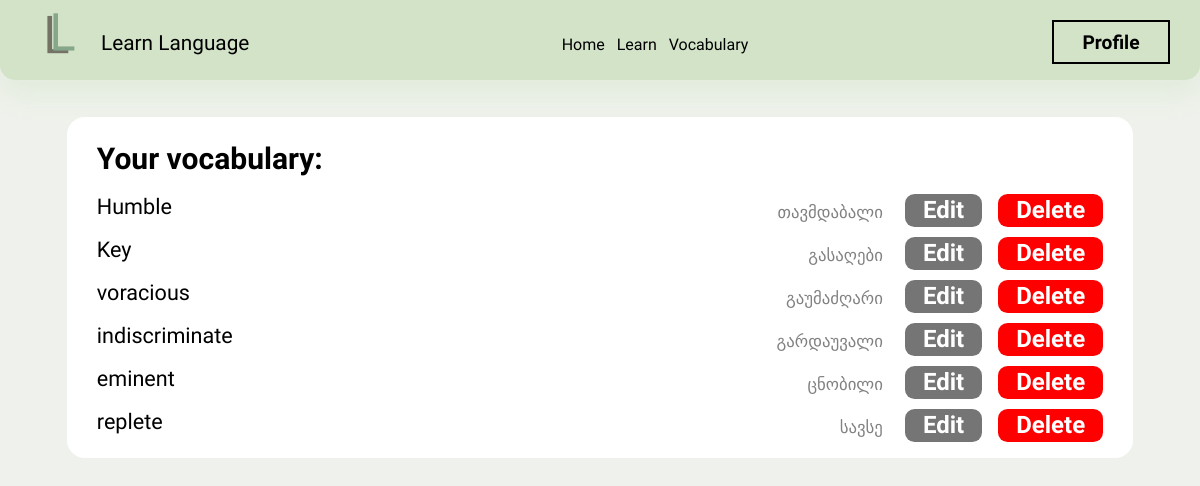
Page /vocabulary/ (signed in) on the earlier database version.
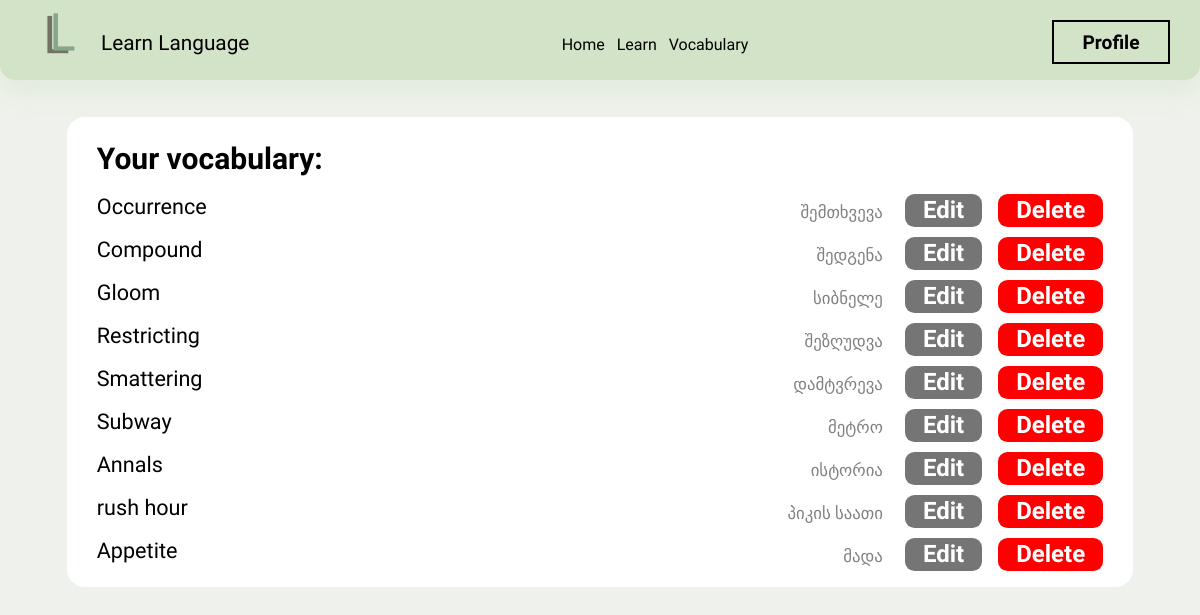
Same page on the later database version.
### LL/models.py (models this page shows, shortened)
class Word(models.Model):
    user = models.ForeignKey(User, on_delete=models.CASCADE, related_name="word_for_user")
    word = models.CharField(max_length=100)
    learned = models.BooleanField(default=False)
    meaning = models.CharField(max_length=100, default="")

### LL/views.py (the view)
# urls.py: path('vocabulary/', views.vocabulary, name="vocabulary"),
def vocabulary(request):
    words = Word.objects.all().filter(user=request.user)
    return render(request, "vocab.html", {
        "words": words
    })

### LL/templates/vocab.html (shortened to what this page needs)
{% extends 'layout.html' %}
{% load static %}
{% block header %}
    <link href="{% static 'css/vocab.css' %}" rel="stylesheet">
{% endblock %}
{% block body %}
    <div class="words-list">
        <h1 class="words-list-header">Your vocabulary:</h1>
        {% for word in words %}
            <div class="word-list-list">
                <h1 class="word-list-list-word">{{ word.word }}</h1>
                <div class="word-list-list-buttons">
                    <h1 class="word-list-list-translation">{{ word.meaning }}</h1>
                    <button class="word-list-list-button2" onclick="open_edit_div(`{{word.word}}`, `{{word.meaning}}`)">Edit</button>
                    <button class="word-list-list-button1" onclick="delete_word(`{{ word.word }}`, `{{word.pk}}`)">Delete</button>
                </div>
            </div>
        {% endfor %}
    </div>
{% endblock %}

Differences in the rows shown:
removed Word: word "Humble", meaning "თავმდაბალი"
removed Word: word "Key", meaning "გასაღები"
removed Word: word "voracious", meaning "გაუმაძღარი"
removed Word: word "indiscriminate", meaning "გარდაუვალი"
removed Word: word "eminent", meaning "ცნობილი"
removed Word: word "replete", meaning "სავსე"
added Word: word "Occurrence", meaning "შემთხვევა"
added Word: word "Compound", meaning "შედგენა"
added Word: word "Gloom", meaning "სიბნელე"
added Word: word "Restricting", meaning "შეზღუდვა"
added Word: word "Smattering", meaning "დამტვრევა"
added Word: word "Subway", meaning "მეტრო"
added Word: word "Annals", meaning "ისტორია"
added Word: word "rush hour", meaning "პიკის საათი"
added Word: word "Appetite", meaning "მადა"
